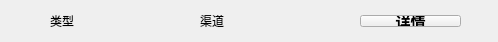
<?xml version="1.0" encoding="UTF-8"?>
<ui version="4.0">
 <class>Form</class>
 <widget class="QWidget" name="Form">
  <property name="geometry">
   <rect>
    <x>0</x>
    <y>0</y>
    <width>498</width>
    <height>42</height>
   </rect>
  </property>
  <property name="windowTitle">
   <string>Form</string>
  </property>
  <property name="styleSheet">
   <string notr="true">QPushButton[objectName=&quot;pushButton&quot;]{
color: rgb(255, 0, 0);
border:0px;
}</string>
  </property>
  <widget class="QLabel" name="label">
   <property name="geometry">
    <rect>
     <x>50</x>
     <y>15</y>
     <width>110</width>
     <height>12</height>
    </rect>
   </property>
   <property name="text">
    <string>类型</string>
   </property>
  </widget>
  <widget class="QLabel" name="label_2">
   <property name="geometry">
    <rect>
     <x>200</x>
     <y>15</y>
     <width>110</width>
     <height>12</height>
    </rect>
   </property>
   <property name="text">
    <string>渠道</string>
   </property>
  </widget>
  <widget class="QPushButton" name="pushButton">
   <property name="geometry">
    <rect>
     <x>360</x>
     <y>15</y>
     <width>101</width>
     <height>12</height>
    </rect>
   </property>
   <property name="font">
    <font>
     <family>Aharoni</family>
     <pointsize>11</pointsize>
     <weight>75</weight>
     <bold>true</bold>
     <underline>true</underline>
    </font>
   </property>
   <property name="cursor">
    <cursorShape>PointingHandCursor</cursorShape>
   </property>
   <property name="layoutDirection">
    <enum>Qt::LeftToRight</enum>
   </property>
   <property name="styleSheet">
    <string notr="true"/>
   </property>
   <property name="text">
    <string>详情</string>
   </property>
  </widget>
 </widget>
 <resources>
  <include location="../../WorkSpace_python/mypack/res.qrc"/>
 </resources>
 <connections/>
</ui>
